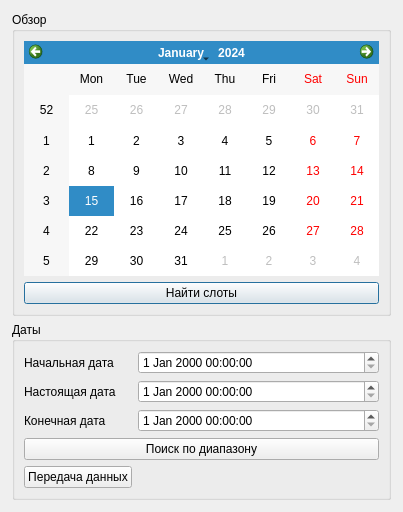
<?xml version="1.0" encoding="UTF-8"?>
<ui version="4.0">
 <class>CalendarWindow</class>
 <widget class="QDialog" name="CalendarWindow">
  <property name="geometry">
   <rect>
    <x>0</x>
    <y>0</y>
    <width>403</width>
    <height>512</height>
   </rect>
  </property>
  <property name="windowTitle">
   <string>Dialog</string>
  </property>
  <layout class="QVBoxLayout" name="verticalLayout_2">
   <property name="leftMargin">
    <number>12</number>
   </property>
   <property name="topMargin">
    <number>12</number>
   </property>
   <property name="rightMargin">
    <number>12</number>
   </property>
   <property name="bottomMargin">
    <number>12</number>
   </property>
   <item>
    <widget class="QGroupBox" name="gb_calendar">
     <property name="title">
      <string>Обзор</string>
     </property>
     <layout class="QVBoxLayout" name="verticalLayout">
      <item>
       <widget class="QCalendarWidget" name="calendarWidget"/>
      </item>
      <item>
       <widget class="QPushButton" name="btn_findSlots">
        <property name="text">
         <string>Найти слоты</string>
        </property>
       </widget>
      </item>
     </layout>
    </widget>
   </item>
   <item>
    <widget class="QGroupBox" name="gb_dates">
     <property name="title">
      <string>Даты</string>
     </property>
     <property name="flat">
      <bool>false</bool>
     </property>
     <layout class="QFormLayout" name="formLayout_2">
      <item row="2" column="0">
       <widget class="QLabel" name="label">
        <property name="text">
         <string>Настоящая дата</string>
        </property>
       </widget>
      </item>
      <item row="1" column="0">
       <widget class="QLabel" name="label_3">
        <property name="text">
         <string>Начальная дата</string>
        </property>
       </widget>
      </item>
      <item row="3" column="0">
       <widget class="QLabel" name="label_2">
        <property name="text">
         <string>Конечная дата</string>
        </property>
       </widget>
      </item>
      <item row="4" column="0" colspan="2">
       <widget class="QPushButton" name="btn_searchRange">
        <property name="text">
         <string>Поиск по диапазону</string>
        </property>
       </widget>
      </item>
      <item row="1" column="1">
       <widget class="QDateTimeEdit" name="dt_start"/>
      </item>
      <item row="2" column="1">
       <widget class="QDateTimeEdit" name="dt_now"/>
      </item>
      <item row="3" column="1">
       <widget class="QDateTimeEdit" name="dt_end"/>
      </item>
      <item row="5" column="0">
       <widget class="QPushButton" name="onButtonSend">
        <property name="text">
         <string>Передача данных</string>
        </property>
       </widget>
      </item>
     </layout>
    </widget>
   </item>
  </layout>
 </widget>
 <resources/>
 <connections/>
</ui>
